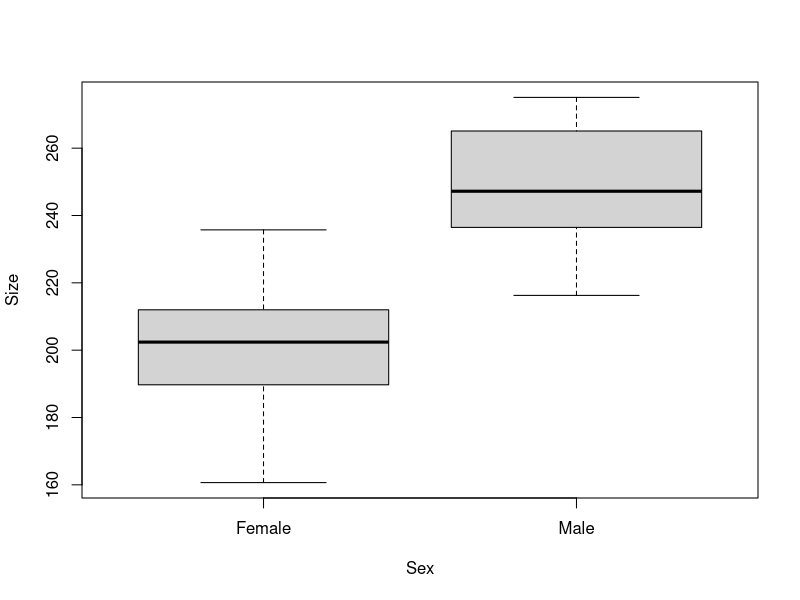
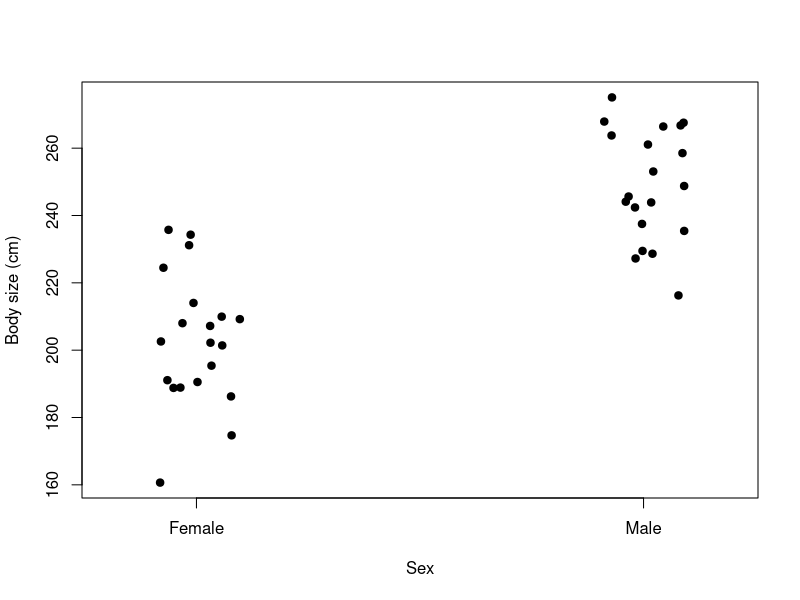
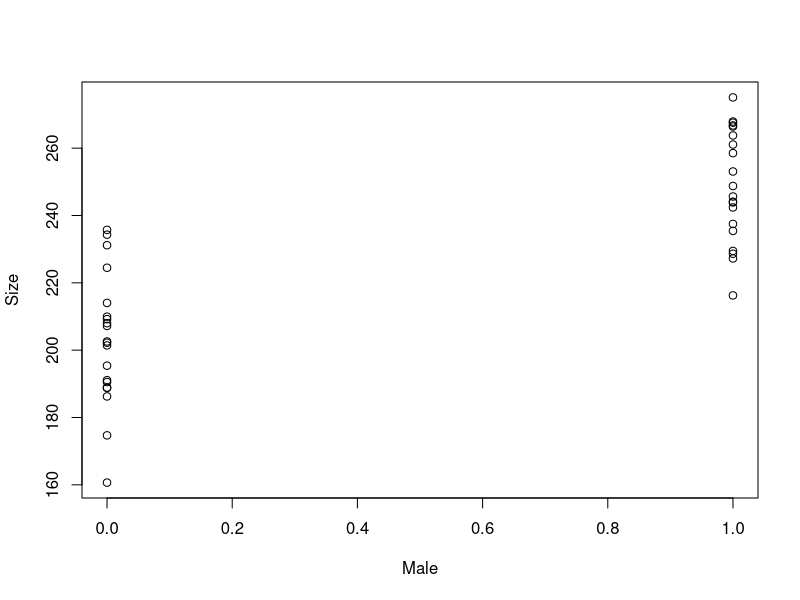

Generate these figures, in order, with R:

#  NRES 710, Analysis of Categorical Data
#     University of Nevada, Reno
#     Testing between two groups

### Code for simulating data to be analyzed body size data for two sexes

# Set the seed for reproducibility
set.seed(123)

# Simulate the binomial X-variable (sex)
n <- 40
x <- c(rep("Female", n/2), rep("Male", n/2))
x <- factor(x)

# Simulate continuous y-variable data
y <- ifelse(x == "Female",
            rnorm(n/2, mean = 200, sd = 20), #females
            rnorm(n/2, mean = 250, sd = 20)) #males

# Create dataframe
datum <- data.frame(Sex = x, Size = y)

# Examine the data
head(datum)
tail(datum)

# Plot the data to examine it!
plot(Size ~ Sex, data=datum)
# Box and whiskers plot!
# Bold black line = median
# Edges of box: 75% and 25% quartiles
# Bars: 95% limits
# Points: outliers, or 5% of data outside of the 95% intervals

# Analyze this using the 't.test()' function in R:
help(t.test)
results <- t.test(Size ~ Sex, data = datum)

# Examine the summary
summary(results)
# Some functions in R don't have summary functions for them because they are so simple!

# Just ask for the object
results

251.2 - 198.9

(64.44 - 40.14)/2

# Plot
stripchart(Size ~ Sex, data = datum, vertical = TRUE, method = "jitter", 
           pch = 19, xlab = "Sex", ylab = "Body size (cm)")

### Code for simulating data to be analyzed body size data for two sexes

# Recall our 'datum' object
head(datum)
tail(datum)

# We need to 'dummy-code' our Sex variable, e.g., as 'Male'
Male <- c(rep(0, n/2), rep(1, n/2))

# Add 'Male' to the dataframe
datum <- cbind(datum, Male)

# Plot the data!
plot(Size ~ Male, data = datum)

# Examine the old t-test results
results
248.9749 - 202.8325 # effect of being male

# Use lm() to run regression with dummy-coded X-data
results2 <- lm(Size ~ Male, data = datum)
summary(results2)

# Confidence intervals
confint(results2)

# Regression with a categorical variable
results3 <- lm(Size ~ Sex, data = datum)
summary(results3)
